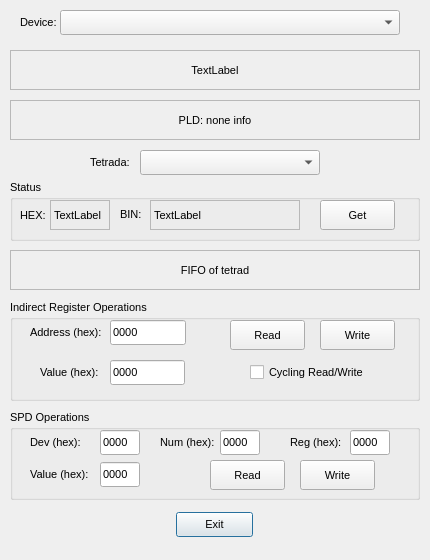
<?xml version="1.0" encoding="UTF-8"?>
<ui version="4.0">
 <class>reg_testClass</class>
 <widget class="QDialog" name="reg_testClass">
  <property name="geometry">
   <rect>
    <x>0</x>
    <y>0</y>
    <width>430</width>
    <height>560</height>
   </rect>
  </property>
  <property name="minimumSize">
   <size>
    <width>430</width>
    <height>480</height>
   </size>
  </property>
  <property name="font">
   <font>
    <family>MS Shell Dlg 2</family>
    <pointsize>8</pointsize>
   </font>
  </property>
  <property name="windowTitle">
   <string>reg_test</string>
  </property>
  <widget class="QLabel" name="board_info">
   <property name="geometry">
    <rect>
     <x>10</x>
     <y>50</y>
     <width>410</width>
     <height>40</height>
    </rect>
   </property>
   <property name="sizePolicy">
    <sizepolicy hsizetype="Fixed" vsizetype="Fixed">
     <horstretch>0</horstretch>
     <verstretch>0</verstretch>
    </sizepolicy>
   </property>
   <property name="minimumSize">
    <size>
     <width>400</width>
     <height>40</height>
    </size>
   </property>
   <property name="frameShape">
    <enum>QFrame::StyledPanel</enum>
   </property>
   <property name="frameShadow">
    <enum>QFrame::Sunken</enum>
   </property>
   <property name="text">
    <string>TextLabel</string>
   </property>
   <property name="scaledContents">
    <bool>false</bool>
   </property>
   <property name="alignment">
    <set>Qt::AlignCenter</set>
   </property>
  </widget>
  <widget class="QComboBox" name="tetridList">
   <property name="geometry">
    <rect>
     <x>140</x>
     <y>150</y>
     <width>180</width>
     <height>25</height>
    </rect>
   </property>
   <property name="sizePolicy">
    <sizepolicy hsizetype="Fixed" vsizetype="Fixed">
     <horstretch>0</horstretch>
     <verstretch>0</verstretch>
    </sizepolicy>
   </property>
  </widget>
  <widget class="QLabel" name="label">
   <property name="geometry">
    <rect>
     <x>90</x>
     <y>150</y>
     <width>40</width>
     <height>25</height>
    </rect>
   </property>
   <property name="sizePolicy">
    <sizepolicy hsizetype="Fixed" vsizetype="Fixed">
     <horstretch>0</horstretch>
     <verstretch>0</verstretch>
    </sizepolicy>
   </property>
   <property name="text">
    <string>Tetrada:</string>
   </property>
  </widget>
  <widget class="QWidget" name="horizontalLayoutWidget">
   <property name="geometry">
    <rect>
     <x>10</x>
     <y>510</y>
     <width>410</width>
     <height>41</height>
    </rect>
   </property>
   <layout class="QHBoxLayout" name="horizontalLayout">
    <property name="topMargin">
     <number>0</number>
    </property>
    <item>
     <widget class="QPushButton" name="exitButton">
      <property name="minimumSize">
       <size>
        <width>77</width>
        <height>25</height>
       </size>
      </property>
      <property name="maximumSize">
       <size>
        <width>77</width>
        <height>25</height>
       </size>
      </property>
      <property name="text">
       <string>Exit</string>
      </property>
      <property name="default">
       <bool>true</bool>
      </property>
      <property name="flat">
       <bool>false</bool>
      </property>
     </widget>
    </item>
   </layout>
  </widget>
  <widget class="QLabel" name="fifo_info">
   <property name="geometry">
    <rect>
     <x>10</x>
     <y>250</y>
     <width>410</width>
     <height>40</height>
    </rect>
   </property>
   <property name="sizePolicy">
    <sizepolicy hsizetype="Fixed" vsizetype="Fixed">
     <horstretch>0</horstretch>
     <verstretch>0</verstretch>
    </sizepolicy>
   </property>
   <property name="minimumSize">
    <size>
     <width>400</width>
     <height>40</height>
    </size>
   </property>
   <property name="frameShape">
    <enum>QFrame::StyledPanel</enum>
   </property>
   <property name="frameShadow">
    <enum>QFrame::Sunken</enum>
   </property>
   <property name="text">
    <string>FIFO of tetrad</string>
   </property>
   <property name="scaledContents">
    <bool>false</bool>
   </property>
   <property name="alignment">
    <set>Qt::AlignCenter</set>
   </property>
  </widget>
  <widget class="QGroupBox" name="statusGroup">
   <property name="geometry">
    <rect>
     <x>10</x>
     <y>180</y>
     <width>410</width>
     <height>61</height>
    </rect>
   </property>
   <property name="title">
    <string>Status</string>
   </property>
   <widget class="QLabel" name="hex_status">
    <property name="geometry">
     <rect>
      <x>40</x>
      <y>20</y>
      <width>60</width>
      <height>30</height>
     </rect>
    </property>
    <property name="frameShape">
     <enum>QFrame::StyledPanel</enum>
    </property>
    <property name="frameShadow">
     <enum>QFrame::Sunken</enum>
    </property>
    <property name="text">
     <string>TextLabel</string>
    </property>
   </widget>
   <widget class="QLabel" name="hex_label">
    <property name="geometry">
     <rect>
      <x>10</x>
      <y>20</y>
      <width>25</width>
      <height>30</height>
     </rect>
    </property>
    <property name="sizePolicy">
     <sizepolicy hsizetype="Fixed" vsizetype="Fixed">
      <horstretch>0</horstretch>
      <verstretch>0</verstretch>
     </sizepolicy>
    </property>
    <property name="text">
     <string>HEX:</string>
    </property>
   </widget>
   <widget class="QLabel" name="bin_status">
    <property name="geometry">
     <rect>
      <x>140</x>
      <y>20</y>
      <width>150</width>
      <height>30</height>
     </rect>
    </property>
    <property name="frameShape">
     <enum>QFrame::StyledPanel</enum>
    </property>
    <property name="frameShadow">
     <enum>QFrame::Sunken</enum>
    </property>
    <property name="text">
     <string>TextLabel</string>
    </property>
   </widget>
   <widget class="QLabel" name="bin_label">
    <property name="geometry">
     <rect>
      <x>110</x>
      <y>19</y>
      <width>30</width>
      <height>31</height>
     </rect>
    </property>
    <property name="sizePolicy">
     <sizepolicy hsizetype="Fixed" vsizetype="Fixed">
      <horstretch>0</horstretch>
      <verstretch>0</verstretch>
     </sizepolicy>
    </property>
    <property name="text">
     <string>BIN:</string>
    </property>
   </widget>
   <widget class="QPushButton" name="getButton">
    <property name="geometry">
     <rect>
      <x>310</x>
      <y>20</y>
      <width>75</width>
      <height>30</height>
     </rect>
    </property>
    <property name="text">
     <string>Get</string>
    </property>
   </widget>
  </widget>
  <widget class="QGroupBox" name="RegGroup">
   <property name="geometry">
    <rect>
     <x>10</x>
     <y>300</y>
     <width>410</width>
     <height>101</height>
    </rect>
   </property>
   <property name="title">
    <string>Indirect Register Operations</string>
   </property>
   <widget class="QLabel" name="addr_label">
    <property name="geometry">
     <rect>
      <x>20</x>
      <y>20</y>
      <width>80</width>
      <height>25</height>
     </rect>
    </property>
    <property name="sizePolicy">
     <sizepolicy hsizetype="Fixed" vsizetype="Fixed">
      <horstretch>0</horstretch>
      <verstretch>0</verstretch>
     </sizepolicy>
    </property>
    <property name="text">
     <string>Address (hex):</string>
    </property>
   </widget>
   <widget class="QPushButton" name="readButton">
    <property name="geometry">
     <rect>
      <x>220</x>
      <y>20</y>
      <width>75</width>
      <height>30</height>
     </rect>
    </property>
    <property name="text">
     <string>Read</string>
    </property>
   </widget>
   <widget class="QPushButton" name="writeButton">
    <property name="geometry">
     <rect>
      <x>310</x>
      <y>20</y>
      <width>75</width>
      <height>30</height>
     </rect>
    </property>
    <property name="text">
     <string>Write</string>
    </property>
   </widget>
   <widget class="QLineEdit" name="lineAddr">
    <property name="geometry">
     <rect>
      <x>100</x>
      <y>20</y>
      <width>76</width>
      <height>25</height>
     </rect>
    </property>
    <property name="text">
     <string>0000</string>
    </property>
   </widget>
   <widget class="QLineEdit" name="lineVal">
    <property name="geometry">
     <rect>
      <x>100</x>
      <y>60</y>
      <width>75</width>
      <height>25</height>
     </rect>
    </property>
    <property name="text">
     <string>0000</string>
    </property>
   </widget>
   <widget class="QLabel" name="val_label">
    <property name="geometry">
     <rect>
      <x>30</x>
      <y>60</y>
      <width>60</width>
      <height>25</height>
     </rect>
    </property>
    <property name="sizePolicy">
     <sizepolicy hsizetype="Fixed" vsizetype="Fixed">
      <horstretch>0</horstretch>
      <verstretch>0</verstretch>
     </sizepolicy>
    </property>
    <property name="text">
     <string>Value (hex):</string>
    </property>
   </widget>
   <widget class="QCheckBox" name="checkRdWr">
    <property name="geometry">
     <rect>
      <x>240</x>
      <y>60</y>
      <width>120</width>
      <height>25</height>
     </rect>
    </property>
    <property name="text">
     <string>Cycling Read/Write</string>
    </property>
   </widget>
  </widget>
  <widget class="QLabel" name="pld_txt">
   <property name="geometry">
    <rect>
     <x>10</x>
     <y>100</y>
     <width>410</width>
     <height>40</height>
    </rect>
   </property>
   <property name="sizePolicy">
    <sizepolicy hsizetype="Fixed" vsizetype="Fixed">
     <horstretch>0</horstretch>
     <verstretch>0</verstretch>
    </sizepolicy>
   </property>
   <property name="minimumSize">
    <size>
     <width>400</width>
     <height>40</height>
    </size>
   </property>
   <property name="frameShape">
    <enum>QFrame::StyledPanel</enum>
   </property>
   <property name="frameShadow">
    <enum>QFrame::Sunken</enum>
   </property>
   <property name="text">
    <string>PLD: none info</string>
   </property>
   <property name="scaledContents">
    <bool>false</bool>
   </property>
   <property name="alignment">
    <set>Qt::AlignCenter</set>
   </property>
  </widget>
  <widget class="QComboBox" name="cbBoardList">
   <property name="geometry">
    <rect>
     <x>60</x>
     <y>10</y>
     <width>340</width>
     <height>25</height>
    </rect>
   </property>
  </widget>
  <widget class="QLabel" name="label_2">
   <property name="geometry">
    <rect>
     <x>20</x>
     <y>10</y>
     <width>40</width>
     <height>25</height>
    </rect>
   </property>
   <property name="sizePolicy">
    <sizepolicy hsizetype="Fixed" vsizetype="Fixed">
     <horstretch>0</horstretch>
     <verstretch>0</verstretch>
    </sizepolicy>
   </property>
   <property name="text">
    <string>Device:</string>
   </property>
  </widget>
  <widget class="QGroupBox" name="RegGroup_2">
   <property name="geometry">
    <rect>
     <x>10</x>
     <y>410</y>
     <width>410</width>
     <height>90</height>
    </rect>
   </property>
   <property name="title">
    <string>SPD Operations</string>
   </property>
   <widget class="QLabel" name="dev_label">
    <property name="geometry">
     <rect>
      <x>20</x>
      <y>20</y>
      <width>50</width>
      <height>25</height>
     </rect>
    </property>
    <property name="sizePolicy">
     <sizepolicy hsizetype="Fixed" vsizetype="Fixed">
      <horstretch>0</horstretch>
      <verstretch>0</verstretch>
     </sizepolicy>
    </property>
    <property name="text">
     <string>Dev (hex):</string>
    </property>
   </widget>
   <widget class="QLineEdit" name="lineDev">
    <property name="geometry">
     <rect>
      <x>90</x>
      <y>20</y>
      <width>40</width>
      <height>25</height>
     </rect>
    </property>
    <property name="text">
     <string>0000</string>
    </property>
   </widget>
   <widget class="QLineEdit" name="lineValSpd">
    <property name="geometry">
     <rect>
      <x>90</x>
      <y>52</y>
      <width>40</width>
      <height>25</height>
     </rect>
    </property>
    <property name="text">
     <string>0000</string>
    </property>
   </widget>
   <widget class="QLabel" name="val_label_spd">
    <property name="geometry">
     <rect>
      <x>20</x>
      <y>52</y>
      <width>60</width>
      <height>25</height>
     </rect>
    </property>
    <property name="sizePolicy">
     <sizepolicy hsizetype="Fixed" vsizetype="Fixed">
      <horstretch>0</horstretch>
      <verstretch>0</verstretch>
     </sizepolicy>
    </property>
    <property name="text">
     <string>Value (hex):</string>
    </property>
   </widget>
   <widget class="QLineEdit" name="lineNum">
    <property name="geometry">
     <rect>
      <x>210</x>
      <y>20</y>
      <width>40</width>
      <height>25</height>
     </rect>
    </property>
    <property name="text">
     <string>0000</string>
    </property>
   </widget>
   <widget class="QLabel" name="num_label">
    <property name="geometry">
     <rect>
      <x>150</x>
      <y>20</y>
      <width>60</width>
      <height>25</height>
     </rect>
    </property>
    <property name="sizePolicy">
     <sizepolicy hsizetype="Fixed" vsizetype="Fixed">
      <horstretch>0</horstretch>
      <verstretch>0</verstretch>
     </sizepolicy>
    </property>
    <property name="text">
     <string>Num (hex):</string>
    </property>
   </widget>
   <widget class="QLineEdit" name="lineReg">
    <property name="geometry">
     <rect>
      <x>340</x>
      <y>20</y>
      <width>40</width>
      <height>25</height>
     </rect>
    </property>
    <property name="text">
     <string>0000</string>
    </property>
   </widget>
   <widget class="QLabel" name="reg_label">
    <property name="geometry">
     <rect>
      <x>280</x>
      <y>20</y>
      <width>60</width>
      <height>25</height>
     </rect>
    </property>
    <property name="sizePolicy">
     <sizepolicy hsizetype="Fixed" vsizetype="Fixed">
      <horstretch>0</horstretch>
      <verstretch>0</verstretch>
     </sizepolicy>
    </property>
    <property name="text">
     <string>Reg (hex):</string>
    </property>
   </widget>
   <widget class="QPushButton" name="readButtonSPD">
    <property name="geometry">
     <rect>
      <x>200</x>
      <y>50</y>
      <width>75</width>
      <height>30</height>
     </rect>
    </property>
    <property name="text">
     <string>Read</string>
    </property>
   </widget>
   <widget class="QPushButton" name="writeButtonSPD">
    <property name="geometry">
     <rect>
      <x>290</x>
      <y>50</y>
      <width>75</width>
      <height>30</height>
     </rect>
    </property>
    <property name="text">
     <string>Write</string>
    </property>
   </widget>
  </widget>
 </widget>
 <layoutdefault spacing="6" margin="11"/>
 <tabstops>
  <tabstop>cbBoardList</tabstop>
  <tabstop>tetridList</tabstop>
  <tabstop>getButton</tabstop>
  <tabstop>lineAddr</tabstop>
  <tabstop>lineVal</tabstop>
  <tabstop>readButton</tabstop>
  <tabstop>writeButton</tabstop>
  <tabstop>checkRdWr</tabstop>
  <tabstop>lineDev</tabstop>
  <tabstop>lineNum</tabstop>
  <tabstop>lineReg</tabstop>
  <tabstop>lineValSpd</tabstop>
  <tabstop>readButtonSPD</tabstop>
  <tabstop>writeButtonSPD</tabstop>
  <tabstop>exitButton</tabstop>
 </tabstops>
 <resources>
  <include location="reg_test.qrc"/>
 </resources>
 <connections>
  <connection>
   <sender>exitButton</sender>
   <signal>clicked()</signal>
   <receiver>reg_testClass</receiver>
   <slot>close()</slot>
   <hints>
    <hint type="sourcelabel">
     <x>252</x>
     <y>518</y>
    </hint>
    <hint type="destinationlabel">
     <x>245</x>
     <y>273</y>
    </hint>
   </hints>
  </connection>
  <connection>
   <sender>tetridList</sender>
   <signal>currentIndexChanged(int)</signal>
   <receiver>reg_testClass</receiver>
   <slot>updateFifoInfo()</slot>
   <hints>
    <hint type="sourcelabel">
     <x>199</x>
     <y>150</y>
    </hint>
    <hint type="destinationlabel">
     <x>189</x>
     <y>238</y>
    </hint>
   </hints>
  </connection>
  <connection>
   <sender>getButton</sender>
   <signal>clicked()</signal>
   <receiver>reg_testClass</receiver>
   <slot>updateFifoInfo()</slot>
   <hints>
    <hint type="sourcelabel">
     <x>357</x>
     <y>200</y>
    </hint>
    <hint type="destinationlabel">
     <x>209</x>
     <y>239</y>
    </hint>
   </hints>
  </connection>
  <connection>
   <sender>readButton</sender>
   <signal>released()</signal>
   <receiver>reg_testClass</receiver>
   <slot>ClickedRead()</slot>
   <hints>
    <hint type="sourcelabel">
     <x>261</x>
     <y>315</y>
    </hint>
    <hint type="destinationlabel">
     <x>276</x>
     <y>396</y>
    </hint>
   </hints>
  </connection>
  <connection>
   <sender>writeButton</sender>
   <signal>released()</signal>
   <receiver>reg_testClass</receiver>
   <slot>ClickedWrite()</slot>
   <hints>
    <hint type="sourcelabel">
     <x>321</x>
     <y>314</y>
    </hint>
    <hint type="destinationlabel">
     <x>388</x>
     <y>419</y>
    </hint>
   </hints>
  </connection>
  <connection>
   <sender>cbBoardList</sender>
   <signal>currentIndexChanged(int)</signal>
   <receiver>reg_testClass</receiver>
   <slot>updateDeviceInfo()</slot>
   <hints>
    <hint type="sourcelabel">
     <x>225</x>
     <y>22</y>
    </hint>
    <hint type="destinationlabel">
     <x>214</x>
     <y>244</y>
    </hint>
   </hints>
  </connection>
  <connection>
   <sender>readButtonSPD</sender>
   <signal>released()</signal>
   <receiver>reg_testClass</receiver>
   <slot>ClickedReadSpd()</slot>
   <hints>
    <hint type="sourcelabel">
     <x>237</x>
     <y>477</y>
    </hint>
    <hint type="destinationlabel">
     <x>363</x>
     <y>533</y>
    </hint>
   </hints>
  </connection>
  <connection>
   <sender>writeButtonSPD</sender>
   <signal>released()</signal>
   <receiver>reg_testClass</receiver>
   <slot>ClickedWriteSpd()</slot>
   <hints>
    <hint type="sourcelabel">
     <x>337</x>
     <y>476</y>
    </hint>
    <hint type="destinationlabel">
     <x>336</x>
     <y>510</y>
    </hint>
   </hints>
  </connection>
 </connections>
 <slots>
  <slot>updateFifoInfo()</slot>
  <slot>ClickedRead()</slot>
  <slot>ClickedWrite()</slot>
  <slot>updateDeviceInfo()</slot>
  <slot>ClickedReadSpd()</slot>
  <slot>ClickedWriteSpd()</slot>
 </slots>
</ui>
